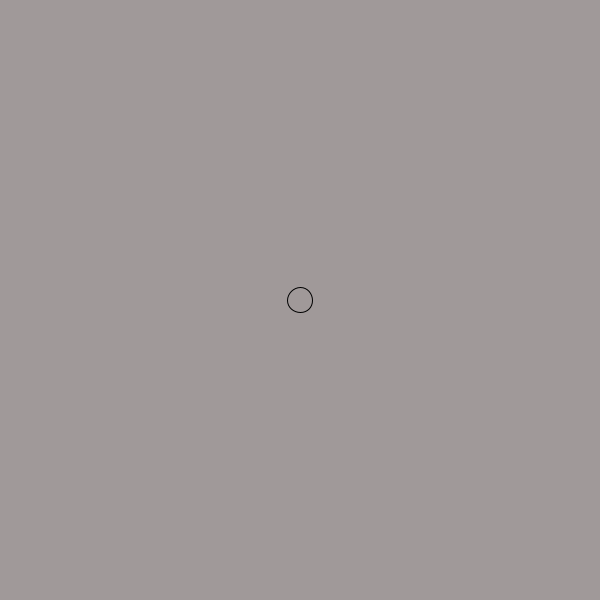
Frame 1 (no input)
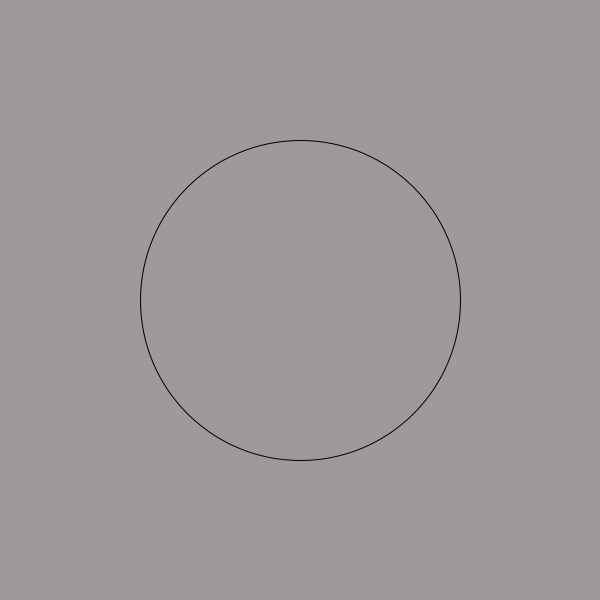
Frame 60 (the mouse pressed at the canvas centre just before this capture)
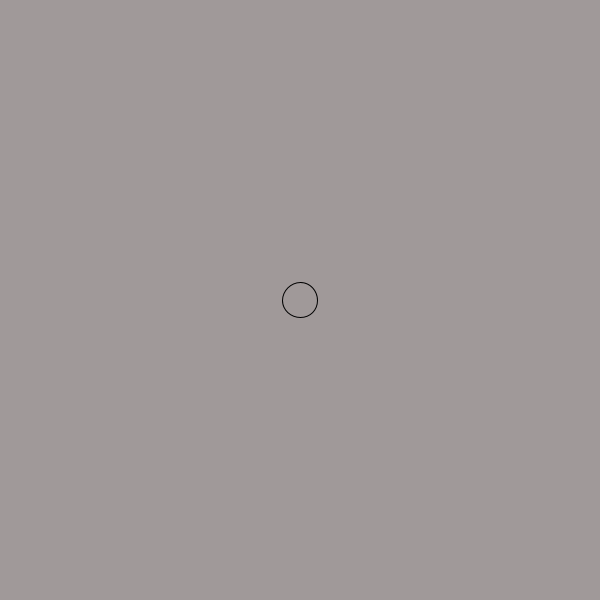
Frame 120 (the mouse held since frame 60 and released just before this capture)

The Processing sketch that drew these frames (run headless with seeded random() and noise(); from frame 60 on, the mouse is pressed at the canvas centre):

// Processing sketch: processing_157277
// ── processing_157277.pde

Somecircle c= new Somecircle(20,5);

void setup(){
  size(600,600);
}

void draw(){
    background(#A09999);
    c.display();
}

//void mouseClicked(){
//  c.display();
//}

class Somecircle{
  float diam,speed;
  Somecircle(float r,float s){
    diam=r;
    speed=s;
  }
  
  void display(){
    diam+=speed;
    if(diam>width){
      diam=20;
    }
    fill(#A09999);
    ellipse(width/2,height/2,diam,diam);  
  }


}
